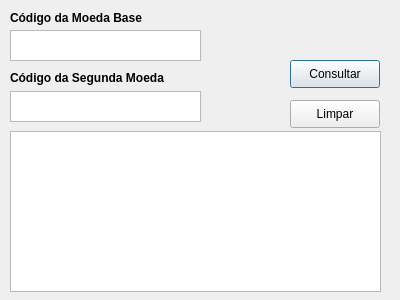
<?xml version="1.0" encoding="UTF-8"?>
<ui version="4.0">
 <class>Dialog</class>
 <widget class="QDialog" name="Dialog">
  <property name="geometry">
   <rect>
    <x>0</x>
    <y>0</y>
    <width>400</width>
    <height>300</height>
   </rect>
  </property>
  <property name="windowTitle">
   <string>Cotação</string>
  </property>
  <property name="windowIcon">
   <iconset>
    <normaloff>icon.png</normaloff>icon.png</iconset>
  </property>
  <widget class="QLabel" name="moedaLabel">
   <property name="geometry">
    <rect>
     <x>10</x>
     <y>10</y>
     <width>141</width>
     <height>16</height>
    </rect>
   </property>
   <property name="font">
    <font>
     <weight>75</weight>
     <bold>true</bold>
    </font>
   </property>
   <property name="text">
    <string>Código da Moeda Base</string>
   </property>
  </widget>
  <widget class="QTextEdit" name="moedaTextEdit">
   <property name="geometry">
    <rect>
     <x>10</x>
     <y>30</y>
     <width>191</width>
     <height>31</height>
    </rect>
   </property>
  </widget>
  <widget class="QPushButton" name="consultacotacao">
   <property name="geometry">
    <rect>
     <x>290</x>
     <y>60</y>
     <width>90</width>
     <height>28</height>
    </rect>
   </property>
   <property name="text">
    <string>Consultar</string>
   </property>
  </widget>
  <widget class="QPushButton" name="limparcotacao">
   <property name="geometry">
    <rect>
     <x>290</x>
     <y>100</y>
     <width>90</width>
     <height>28</height>
    </rect>
   </property>
   <property name="text">
    <string>Limpar</string>
   </property>
  </widget>
  <widget class="QTextBrowser" name="conteudoTextBrowser">
   <property name="geometry">
    <rect>
     <x>10</x>
     <y>131</y>
     <width>371</width>
     <height>161</height>
    </rect>
   </property>
  </widget>
  <widget class="QLabel" name="moeda_2Label">
   <property name="geometry">
    <rect>
     <x>10</x>
     <y>70</y>
     <width>161</width>
     <height>16</height>
    </rect>
   </property>
   <property name="font">
    <font>
     <weight>75</weight>
     <bold>true</bold>
    </font>
   </property>
   <property name="text">
    <string>Código da Segunda Moeda</string>
   </property>
  </widget>
  <widget class="QTextEdit" name="moeda_2TextEdit">
   <property name="geometry">
    <rect>
     <x>10</x>
     <y>91</y>
     <width>191</width>
     <height>31</height>
    </rect>
   </property>
  </widget>
 </widget>
 <resources/>
 <connections/>
</ui>
